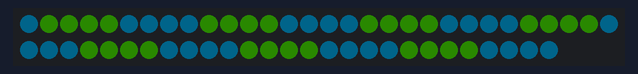
Simulated run of this sketch. Board: Arduino Uno, built with avr-gcc and run on an emulated ATmega328P. Parts: 57 RGB LEDs in strip order, left to right, continuing on the next row. Dim RGB values are drawn brighter than linear; random numbers use the default seed unless the sketch sets one.

Above: at 0.46 s.
At 8.72 s:
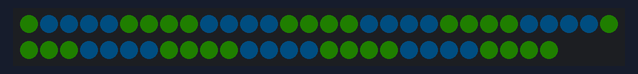
At 17.4 s:
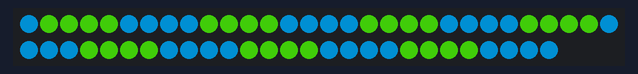
At 36.9 s:
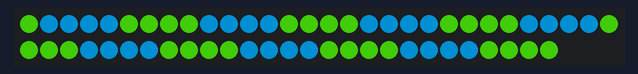

The sketch:

lightjacket.ino
```cpp
#include <Adafruit_NeoPixel.h>

#define PIN_STRIP  6
#define N_LEDS 57


// global state
Adafruit_NeoPixel strip = Adafruit_NeoPixel(N_LEDS, PIN_STRIP, NEO_GRBW + NEO_KHZ800);


// modes
enum modes {
  MODE_PALETTE_FADER,
  // MODE_PALETTE_SNAKE,
  MODE_RAINBOW,

  MODES_COUNT
};
uint8_t currentMode = MODE_PALETTE_FADER;


// colors
enum colorNames {
  COLOR_PTW_BLUE,
  COLOR_PTW_GREEN,
  // COLOR_JARVUS,
  // COLOR_WHITE,
  // COLOR_PINK,
  // COLOR_RED,
  // COLOR_BLUE,
  // COLOR_GREEN,

  // COLOR_BLACKLIGHT,
  // COLOR_HIGHPRESSURESODIUM,
  // COLOR_SKY,
  // COLOR_MAGENTA,
  // COLOR_YELLOW,
  // COLOR_GOLD,
  // COLOR_VIOLET,

  // COLOR_OCEAN,
  // COLOR_SADDLE,

  COLORS_COUNT
};
uint32_t colors[COLORS_COUNT];
uint32_t gammaColors[COLORS_COUNT];


// lifecycle methods
void setup() {
  // initialize colors
  colors[COLOR_PTW_BLUE] = color(20, 178, 204);
  colors[COLOR_PTW_GREEN] = color(127, 193, 66);
  // colors[COLOR_JARVUS] = color(255, 127, 32);
  // colors[COLOR_WHITE] = color(0, 0, 0, 255);
  // colors[COLOR_PINK] = color(255,105,180);
  // colors[COLOR_RED] = color(255, 0, 0);
  // colors[COLOR_BLUE] = color(0, 50, 255);
  // colors[COLOR_GREEN] = color(0, 255, 0);

  // colors[COLOR_BLACKLIGHT] = color(167, 0, 255);
  // colors[COLOR_HIGHPRESSURESODIUM] = color(255, 183, 76);
  // colors[COLOR_SKY] = color(135, 206, 250);
  // colors[COLOR_MAGENTA] = color(255, 0, 255);

  // colors[COLOR_YELLOW] = color(255, 255, 0);
  // colors[COLOR_GOLD] = color(255, 215, 0);
  // colors[COLOR_VIOLET] = color(238, 130, 238);

  // colors[COLOR_OCEAN] = color(0, 119, 190);
  // colors[COLOR_SADDLE] = color(	139, 69, 19);

  // initialize gamma-corrected colors
  for (uint8_t i = 0; i < COLORS_COUNT; i++) {
    gammaColors[i] = gammaColor(colors[i]);
  }

  // select random modes
  randomSeed(analogRead(0));
  currentMode = random(0, MODES_COUNT);

  // initialize serial communications at 9600 bps:
  Serial.begin(9600);

  // reset strip
  strip.begin();
  strip.show();
}

void loop() {

  switch (currentMode) {
    case MODE_PALETTE_FADER:
      paletteFader();
      break;
    // case MODE_PALETTE_SNAKE:
    //   paletteSnake();
    case MODE_RAINBOW:
      rainbow();
      break;
  }


  // render to strip
  strip.show();


  // tap the breaks
  delay(10);
}


// PALETTE FADER
#define PALETTE_FADER_CHUNKLEN 4
uint8_t paletteFader_brightness = 0;
bool paletteFader_incoming = true;
uint16_t paletteFader_sleepCycles = 0;
uint8_t paletteFader_startColorIndex = 0;

void paletteFader() {
  uint16_t colorIndex = paletteFader_startColorIndex, pixelIndex;

  if (paletteFader_sleepCycles > 0) {
    paletteFader_sleepCycles--;
    return;
  }

  for (pixelIndex = 0; pixelIndex < N_LEDS; pixelIndex++) {
      // COLORS_COUNT
      strip.setPixelColor(pixelIndex, gammaDim(colors[colorIndex % COLORS_COUNT], paletteFader_brightness));

      if (pixelIndex % PALETTE_FADER_CHUNKLEN == 0) {
        colorIndex++;
      }
  }

  if (paletteFader_incoming) {
    paletteFader_brightness += 5;

    // handle reaching end of fade-in
    if (paletteFader_brightness >= 255) {
      paletteFader_brightness = 255;
      paletteFader_incoming = false;
      paletteFader_sleepCycles = 100;
    }
  } else {
    paletteFader_brightness -= 5;

    // handle reaching end of fade-out
    if (paletteFader_brightness <= 0) {
      paletteFader_brightness = 0;
      paletteFader_incoming = true;
      paletteFader_sleepCycles = 0;

      paletteFader_startColorIndex++;

      if (paletteFader_startColorIndex == COLORS_COUNT) {
        paletteFader_startColorIndex = 0;
      }
    }
  }
}


// PALETTE SNAKE
// #define PALETTE_SNAKE_CHUNKLEN 4
// #define PALETTE_SNAKE_MOVEDELAY 20
// uint8_t paletteSnake_offset = 0;
// uint16_t paletteSnake_waitCycles = PALETTE_SNAKE_MOVEDELAY;

// void paletteSnake() {
//   uint16_t colorIndex = 0, pixelIndex;

//   for (pixelIndex = 0; pixelIndex < N_LEDS; pixelIndex++) {
//       if ((pixelIndex + paletteSnake_offset) % PALETTE_SNAKE_CHUNKLEN == 0) {
//         colorIndex++;
//       }

//       // COLORS_COUNT
//       strip.setPixelColor(pixelIndex, gammaColors[colorIndex % COLORS_COUNT]);
//   }


//   // move every MOVEDELAY
//   paletteSnake_waitCycles--;
//   if (paletteSnake_waitCycles == 0) {
//     paletteSnake_waitCycles = PALETTE_SNAKE_MOVEDELAY;

//     paletteSnake_offset++;
//     // if (paletteSnake_offset == PALETTE_FADER_CHUNKLEN) {
//     //   paletteSnake_offset = 0;
//     // }
//   }
// }


// RAINBOW
uint16_t rainbow_cycle = 0;

void rainbow() {
  uint16_t pixelIndex;

  for (pixelIndex = 0; pixelIndex < N_LEDS; pixelIndex++) {
    strip.setPixelColor(pixelIndex, Wheel(((pixelIndex * 256 / N_LEDS) + rainbow_cycle) & 255));
  }

  rainbow_cycle++;
}
```

colorlib.ino
```cpp
// gamma correction table from https://learn.adafruit.com/led-tricks-gamma-correction/the-quick-fix
const uint8_t PROGMEM gamma8[] = {
  0,  0,  0,  0,  0,  0,  0,  0,  0,  0,  0,  0,  0,  0,  0,  0,
  0,  0,  0,  0,  0,  0,  0,  0,  0,  0,  0,  0,  1,  1,  1,  1,
  1,  1,  1,  1,  1,  1,  1,  1,  1,  2,  2,  2,  2,  2,  2,  2,
  2,  3,  3,  3,  3,  3,  3,  3,  4,  4,  4,  4,  4,  5,  5,  5,
  5,  6,  6,  6,  6,  7,  7,  7,  7,  8,  8,  8,  9,  9,  9, 10,
  10, 10, 11, 11, 11, 12, 12, 13, 13, 13, 14, 14, 15, 15, 16, 16,
  17, 17, 18, 18, 19, 19, 20, 20, 21, 21, 22, 22, 23, 24, 24, 25,
  25, 26, 27, 27, 28, 29, 29, 30, 31, 32, 32, 33, 34, 35, 35, 36,
  37, 38, 39, 39, 40, 41, 42, 43, 44, 45, 46, 47, 48, 49, 50, 50,
  51, 52, 54, 55, 56, 57, 58, 59, 60, 61, 62, 63, 64, 66, 67, 68,
  69, 70, 72, 73, 74, 75, 77, 78, 79, 81, 82, 83, 85, 86, 87, 89,
  90, 92, 93, 95, 96, 98, 99, 101, 102, 104, 105, 107, 109, 110, 112, 114,
  115, 117, 119, 120, 122, 124, 126, 127, 129, 131, 133, 135, 137, 138, 140, 142,
  144, 146, 148, 150, 152, 154, 156, 158, 160, 162, 164, 167, 169, 171, 173, 175,
  177, 180, 182, 184, 186, 189, 191, 193, 196, 198, 200, 203, 205, 208, 210, 213,
  215, 218, 220, 223, 225, 228, 231, 233, 236, 239, 241, 244, 247, 249, 252, 255
};


uint8_t white(uint32_t c) {
  return (c >> 24);
}
uint8_t red(uint32_t c) {
  return (c >> 16);
}
uint8_t green(uint32_t c) {
  return (c >> 8);
}
uint8_t blue(uint32_t c) {
  return (c);
}

uint32_t color(uint8_t r, uint8_t g, uint8_t b) {
  return ((uint32_t)r << 16) |
         ((uint32_t)g << 8) |
         b;
}
uint32_t color(uint8_t r, uint8_t g, uint8_t b, uint8_t w) {
  return ((uint32_t)w << 24) |
         ((uint32_t)r << 16) |
         ((uint32_t)g << 8) |
         b;
}

uint32_t dim(uint32_t color, uint8_t brightness) {
  uint8_t r = red(color);
  uint8_t g = green(color);
  uint8_t b = blue(color);
  uint8_t w = white(color);

  r = (r * brightness) >> 8;
  g = (g * brightness) >> 8;
  b = (b * brightness) >> 8;
  w = (w * brightness) >> 8;

  return ((uint32_t)w << 24) |
         ((uint32_t)r << 16) |
         ((uint32_t)g << 8) |
         b;
}

uint32_t gammaDim(uint32_t color, uint8_t brightness) {
  uint8_t r = red(color);
  uint8_t g = green(color);
  uint8_t b = blue(color);
  uint8_t w = white(color);

  r = (r * brightness) >> 8;
  g = (g * brightness) >> 8;
  b = (b * brightness) >> 8;
  w = (w * brightness) >> 8;

  return gammaColor(r, g, b, w);
}

uint32_t gammaDim(uint8_t r, uint8_t g, uint8_t b, uint8_t brightness) {
  r = (r * brightness) >> 8;
  g = (g * brightness) >> 8;
  b = (b * brightness) >> 8;

  return gammaColor(r, g, b);
}

uint32_t gammaDim(uint8_t r, uint8_t g, uint8_t b, uint8_t w, uint8_t brightness) {
  r = (r * brightness) >> 8;
  g = (g * brightness) >> 8;
  b = (b * brightness) >> 8;
  w = (w * brightness) >> 8;

  return gammaColor(r, g, b, w);
}

uint32_t gammaColor(uint32_t color) {
  uint8_t r = red(color);
  uint8_t g = green(color);
  uint8_t b = blue(color);
  uint8_t w = white(color);

  return gammaColor(r, g, b, w);
}

uint32_t gammaColor(uint8_t r, uint8_t g, uint8_t b, uint8_t w) {
  return ((uint32_t)pgm_read_byte(&gamma8[w]) << 24) |
         ((uint32_t)pgm_read_byte(&gamma8[r]) << 16) |
         ((uint32_t)pgm_read_byte(&gamma8[g]) << 8) |
         pgm_read_byte(&gamma8[b]);
}

uint32_t gammaColor(uint8_t r, uint8_t g, uint8_t b) {
  return ((uint32_t)pgm_read_byte(&gamma8[r]) << 16) |
         ((uint32_t)pgm_read_byte(&gamma8[g]) << 8) |
         pgm_read_byte(&gamma8[b]);
}
```

fx.ino
```cpp
// fun methods from examples
void whiteOverRainbow(uint8_t wait, uint8_t whiteSpeed, uint8_t whiteLength, uint8_t loops ) {

  if (whiteLength >= strip.numPixels()) whiteLength = strip.numPixels() - 1;

  int head = whiteLength - 1;
  int tail = 0;
  int loopNum = 0;

  static unsigned long lastTime = 0;


  while (true) {
    for (int j = 0; j < 256; j++) {
      for (uint16_t i = 0; i < strip.numPixels(); i++) {
        if ((i >= tail && i <= head) || (tail > head && i >= tail) || (tail > head && i <= head) ) {
          strip.setPixelColor(i, strip.Color(0, 0, 0, 255 ) );
        }
        else {
          strip.setPixelColor(i, Wheel(((i * 256 / strip.numPixels()) + j) & 255));
        }

      }

      if (millis() - lastTime > whiteSpeed) {
        head++;
        tail++;
        if (head == strip.numPixels()) {
          loopNum++;
        }
        lastTime = millis();
      }

      if (loopNum == loops) return;

      head %= strip.numPixels();
      tail %= strip.numPixels();
      strip.show();
      delay(wait);
    }
  }

}


// Slightly different, this makes the rainbow equally distributed throughout
void rainbowCycle(uint8_t wait) {
  uint16_t i, j;

  for (j = 0; j < 256 * 5; j++) { // 5 cycles of all colors on wheel
    for (i = 0; i < strip.numPixels(); i++) {
      strip.setPixelColor(i, Wheel(((i * 256 / strip.numPixels()) + j) & 255));
    }
    strip.show();
    delay(wait);
  }
}

void rainbow(uint8_t wait) {
  uint16_t i, j;

  for (j = 0; j < 256; j++) {
    for (i = 0; i < strip.numPixels(); i++) {
      strip.setPixelColor(i, Wheel((i + j) & 255));
    }
    strip.show();
    delay(wait);
  }
}

void fullWhite() {
  for (uint16_t i = 0; i < strip.numPixels(); i++) {
    strip.setPixelColor(i, strip.Color(0, 0, 0, 255 ) );
  }
  strip.show();
}

// Input a value 0 to 255 to get a color value.
// The colours are a transition r - g - b - back to r.
uint32_t Wheel(byte WheelPos) {
  WheelPos = 255 - WheelPos;
  if (WheelPos < 85) {
    return strip.Color(255 - WheelPos * 3, 0, WheelPos * 3, 0);
  }
  if (WheelPos < 170) {
    WheelPos -= 85;
    return strip.Color(0, WheelPos * 3, 255 - WheelPos * 3, 0);
  }
  WheelPos -= 170;
  return strip.Color(WheelPos * 3, 255 - WheelPos * 3, 0, 0);
}
```
